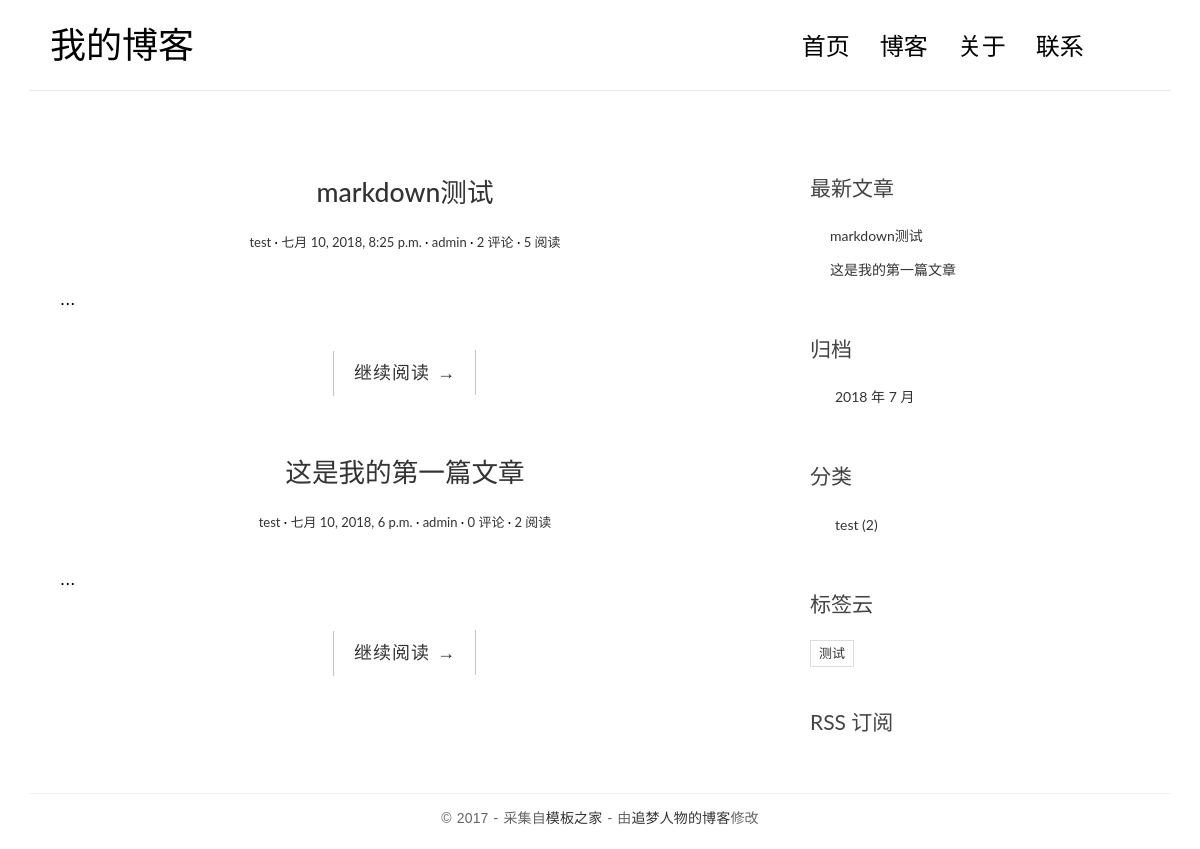
The page / on the database its author committed.
### blog/models.py (models this page shows, shortened)
class Post(models.Model):
    title = models.CharField(max_length=70)
    body = models.TextField()
    created_time = models.DateTimeField()
    modified_time = models.DateTimeField()
    excerpt = models.CharField(max_length=200, blank=True)
    category = models.ForeignKey(Category)
    tags = models.ManyToManyField(Tag, blank=True)
    author = models.ForeignKey(User)
    views = models.PositiveIntegerField(default=0)
    def get_absolute_url(self):
        return reverse('blog:detail', kwargs={'pk': self.pk})
    class Meta:
        ordering = ['-created_time']

class Category(models.Model):
    name = models.CharField(max_length=100)

class Tag(models.Model):
    name = models.CharField(max_length=100)

### blog/views.py (the view, shortened to what this page needs)
# urls.py: url(r'^$', views.IndexView.as_view(), name='index'),
class IndexView(ListView):
    model = Post
    template_name = 'blog/index.html'
    context_object_name = 'post_list'
    paginate_by = 10
    def get_context_data(self, **kwargs):
        context = super().get_context_data(**kwargs)
        paginator = context.get('paginator')
        page = context.get('page_obj')
        is_paginated = context.get('is_paginated')
        pagination_data = self.pagination_data(paginator, page, is_paginated)
        context.update(pagination_data)
        return context
    def pagination_data(self, paginator, page, is_paginated):
        if not is_paginated:
            return {}

### blog/templatetags/blog_tags.py (called while the page is built)
@register.simple_tag
def get_recent_posts(num=5):
    return Post.objects.all().order_by('-created_time')[:num]

@register.simple_tag
def archives():
    return Post.objects.dates('created_time', 'month', order='DESC')

@register.simple_tag
def get_categories():
    return Category.objects.annotate(num_posts=Count('post')).filter(num_posts__gt=0)

@register.simple_tag()
def get_tags():
    return Tag.objects.annotate(num_posts=Count('post')).filter(num_posts__gt=0)

### templates/blog/index.html (shortened to what this page needs)
{% extends 'base.html' %}
{% block main %}
    {% for post in post_list %}
        <article class="post post-{{ post.pk }}">
            <header class="entry-header">
                <h1 class="entry-title">
                    <a href="{{ post.get_absolute_url }}">{{ post.title }}</a>
                </h1>
                <div class="entry-meta">
                    <span class="post-category">
                        <a href="{% url 'blog:category' post.category.pk %}">{{ post.category.name }}</a></span>
                    <span class="post-date"><a href="#"><time class="entry-date"
                                                              datetime="{{ post.created_time }}">{{ post.created_time }}</time></a></span>
                    <span class="post-author"><a href="#">{{ post.author }}</a></span>
                    <span class="comments-link">
                        <a href="{{ post.get_absolute_url }}#comment-area">{{ post.comment_set.count }} 评论</a></span>
                    <span class="views-count"><a href="{{ post.get_absolute_url }}">{{ post.views }} 阅读</a></span>
                </div>
            </header>
            <div class="entry-content clearfix">
                <p>{{ post.excerpt }}...</p>
                <div class="read-more cl-effect-14">
                    <a href="{{ post.get_absolute_url }}" class="more-link">继续阅读 <span class="meta-nav">→</span></a>
                </div>
            </div>
        </article>
    {% empty %}
        <div class="no-post">暂时还没有发布的文章！</div>
    {% endfor %}
{% endblock main %}

### templates/base.html (shortened to what this page needs)
{% load staticfiles %}
{% load blog_tags %}
<!DOCTYPE html>
<html>
<head>
    <link rel="stylesheet" href="http://code.ionicframework.com/ionicons/2.0.1/css/ionicons.min.css">
    <link rel="stylesheet" href="{% static 'blog/css/bootstrap.min.css' %}">
    <link rel="stylesheet" href="{% static 'blog/css/pace.css' %}">
    <link rel="stylesheet" href="{% static 'blog/css/custom.css' %}">
    <link rel="stylesheet" href="{% static 'blog/css/highlights/github.css' %}">
</head>
<body>
<div class="container">
    <header id="site-header">
        <div class="row">
            <div class="col-md-4 col-sm-5 col-xs-8">
                <div class="logo">
                    <h1><a href="{% url 'blog:index' %}"><b>我的博客</b></a></h1>
                </div>
            </div>
            <div class="col-md-8 col-sm-7 col-xs-4">
                <nav class="main-nav" role="navigation">
                    <div class="collapse navbar-collapse" id="bs-example-navbar-collapse-1">
                        <ul class="nav navbar-nav navbar-right">
                            <li class="cl-effect-11"><a href="{% url 'blog:index' %}" data-hover="首页">首页</a></li>
                            <li class="cl-effect-11"><a href="#" data-hover="博客">博客</a></li>
                            <li class="cl-effect-11"><a href="#" data-hover="关于">关于</a></li>
                            <li class="cl-effect-11"><a href="#" data-hover="联系">联系</a></li>
                        </ul>
                    </div>
                </nav>
            </div>
        </div>
    </header>
</div>
<div class="content-body">
    <div class="container">
        <div class="row">
            <main class="col-md-8">
                {% block main %}
                {% endblock main %}
            </main>
            <aside class="col-md-4">
                <div class="widget widget-recent-posts">
                    <h3 class="widget-title">最新文章</h3>
                    {% get_recent_posts as recent_post_list %}
                    <ul>
                        {% for post in recent_post_list %}
                            <li>
                                <a href="{{ post.get_absolute_url }}">{{ post.title }}</a>
                            </li>
                        {% empty %}
                            暂无文章！
                        {% endfor %}
                    </ul>
                </div>
                <div class="widget widget-archives">
                    <h3 class="widget-title">归档</h3>
                    {% archives as date_list %}
                    <ul>
                        {% for date in date_list %}
                            <li>
                                <a href="{% url 'blog:archives' date.year date.month %}">{{ date.year }}
                                    年 {{ date.month }} 月</a>
                            </li>
                        {% empty %}
                            暂无归档！
                        {% endfor %}
                    </ul>
                </div>
                <div class="widget widget-category">
                    <h3 class="widget-title">分类</h3>
                    {% get_categories as category_list %}
                    <ul>
                        {% for category in category_list %}
                            <li>
                                <a href="{% url 'blog:category' category.pk %}">{{ category.name }} <span
                                        class="post-count">({{ category.num_posts }})</span></a>
                            </li>
                        {% empty %}
                            暂无分类！
                        {% endfor %}
                    </ul>
                </div>
                <div class="widget widget-tag-cloud">
                    <h3 class="widget-title">标签云</h3>
                    {% get_tags as tag_list %}
                    <ul>
                        {% for tag in tag_list %}
                            <li>
                                <a href="{% url 'blog:tag' tag.pk %}">{{ tag.name }}</a>
                            </li>
                        {% empty %}
                            暂无标签！
                        {% endfor %}
                    </ul>
                </div>
                <div class="rss">
                    <a href="{% url 'rss' %}"> RSS 订阅</a>
                </div>
            </aside>
        </div>
    </div>
</div>
<footer id="site-footer">
    <div class="container">
        <div class="row">
            <div class="col-md-12">
                <p class="copyright">&copy 2017 - 采集自<a href="http://www.cssmoban.com/"
                                                        target="_blank" title="模板之家">模板之家</a>
                    - 由<a href="http://zmrenwu.com/" title="网页模板" target="_blank">追梦人物的博客</a>修改
                </p>
            </div>
        </div>
    </div>
</footer>
</body>
</html>

### blog/static/blog/css/custom.css (style rules this page uses)
* { outline: none; }
h1, h2, h3, h4, h5, h6 { margin-top: 0; }
b { font-weight: 400; }
a { color: #333; }
body { color: #444; font-family: 'Lato', sans-serif; }
p { font-family: 'Ubuntu', sans-serif; font-weight: 400; word-spacing: 1px; letter-spacing: 0.01em; }
#site-header { background-color: #FFF; padding: 25px 20px; margin-bottom: 40px; border-bottom: 1px solid #e7e7e7; }
.logo h1 a { color: #000; }
.logo h1 { margin: 0; font-family: 'Lato', sans-serif; font-weight: 300; }
.main-nav { margin-top: 11px; max-width: 95%; }
.main-nav a { color: #000000 !important; padding: 0 0 5px 0 !important; margin-right: 30px; font-family: 'Lato', sans-serif; font-weight: 300; font-size: 24px; }
.cl-effect-11 a { padding: 10px 0; color: #0972b4; text-shadow: none; }
.cl-effect-11 a::before { position: absolute; top: 0; left: 0; overflow: hidden; padding: 0 0 5px 0 !important; max-width: 0; border-bottom: 1px solid #000; color: #000; content: attr(data-hover); white-space: nowrap; -webkit-transition: max-width 0.5s; -moz-transition: max-width 0.5s; transition: max-width 0.5s; }
.content-body { padding-bottom: 4em; }
.post { background: #fff; padding: 30px 30px 0; }
.entry-title { text-align: center; font-size: 1.9em; margin-bottom: 20px; line-height: 1.6; padding: 10px 20px 0; }
.entry-meta { text-align: center; color: #DDDDDD; font-size: 13px; margin-bottom: 30px; }
.entry-content { font-size: 18px; line-height: 1.9; font-weight: 300; color: #000; }
.post-category::after, .post-date::after, .post-author::after, .comments-link::after { content: ' ·'; color: #000; }
.read-more { font-family: 'Ubuntu', sans-serif; font-weight: 400; word-spacing: 1px; letter-spacing: 0.01em; text-align: center; margin-top: 20px; }
.cl-effect-14 a { padding: 0 20px; height: 45px; line-height: 45px; position: relative; display: inline-block; margin: 15px 25px; letter-spacing: 1px; font-weight: 400; text-shadow: 0 0 1px rgba(255, 255, 255, 0.3); }
.cl-effect-14 a::before, .cl-effect-14 a::after { position: absolute; width: 45px; height: 1px; background: #C3C3C3; content: ''; -webkit-transition: all 0.3s; -moz-transition: all 0.3s; transition: all 0.3s; pointer-events: none; }
.cl-effect-14 a::before { top: 0; left: 0; -webkit-transform: rotate(90deg); -moz-transform: rotate(90deg); transform: rotate(90deg); -webkit-transform-origin: 0 0; -moz-transform-origin: 0 0; transform-origin: 0 0; }
.cl-effect-14 a::after { right: 0; bottom: 0; -webkit-transform: rotate(90deg); -moz-transform: rotate(90deg); transform: rotate(90deg); -webkit-transform-origin: 100% 0; -moz-transform-origin: 100% 0; transform-origin: 100% 0; }
.widget { background: #fff; padding: 30px 0 0; }
.widget-title { font-size: 1.5em; margin-bottom: 20px; line-height: 1.6; padding: 10px 0 0; font-weight: 400; }
.widget-recent-posts ul { padding: 0; margin: 0; padding-left: 20px; }
.widget-recent-posts ul li { list-style-type: none; position: relative; line-height: 170%; margin-bottom: 10px; }
.widget-recent-posts ul li::before { content: '\f3d3'; font-family: "Ionicons"; position: absolute; left: -17px; top: 3px; font-size: 16px; color: #000; }
.widget-archives ul { padding: 0; margin: 0; padding-left: 25px; }
.widget-archives ul li { list-style-type: none; position: relative; line-height: 170%; margin-bottom: 10px; }
.widget-archives ul li::before { content: '\f3f3'; font-family: "Ionicons"; position: absolute; left: -25px; top: 1px; font-size: 16px; color: #000; }
.widget-category ul { padding: 0; margin: 0; padding-left: 25px; }
.widget-category ul li { list-style-type: none; position: relative; line-height: 170%; margin-bottom: 10px; }
.widget-category ul li::before { content: '\f3fe'; font-family: "Ionicons"; position: absolute; left: -25px; top: 1px; font-size: 18px; color: #000; }
.widget-tag-cloud ul { padding: 0; margin: 0; margin-right: -10px; }
.widget-tag-cloud ul li { list-style-type: none; font-size: 13px; display: inline-block; margin-right: 10px; margin-bottom: 10px; padding: 3px 8px; border: 1px solid #ddd; }
.rss { font-size: 21px; margin-top: 30px; }
.rss a { color: #444; }
#site-footer { padding-top: 10px; padding: 0 0 1.5em 0; }
.copyright { text-align: center; padding-top: 1em; margin: 0; border-top: 1px solid #eee; color: #666; }

### rows shown on the page
Post: title "markdown测试", category.name "test", created_time "七月 10, 2018, 8:25 p.m.", author "admin", comment_set.count "2", views "5"
Post: title "这是我的第一篇文章", category.name "test", created_time "七月 10, 2018, 6 p.m.", author "admin", comment_set.count "0", views "2"
Category: name "test", num_posts "2"
Tag: name "测试"

### other values the page prints
{{ date.year }} "2018"
{{ date.month }} "7"
